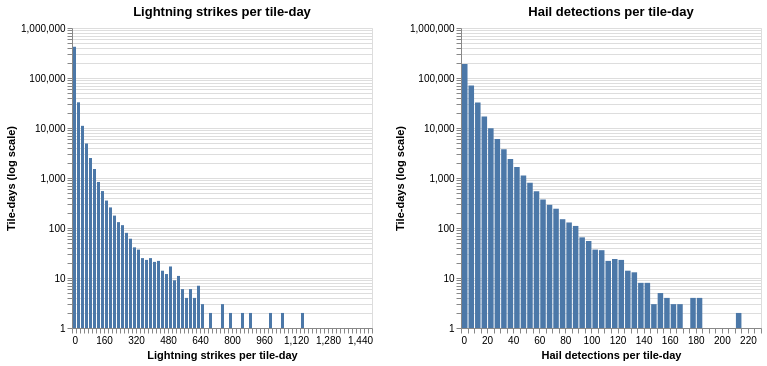

Notebook code for this chart:
### Code cell
def tile_hist(df, title):
    return alt.Chart(df[['count']]).mark_bar().encode(
        x=alt.X('count:Q', bin=alt.Bin(maxbins=100), title=title),
        y=alt.Y('count():Q', scale=alt.Scale(type='log'), title='Tile-days (log scale)'),
    ).properties(title=title, width=300)

tile_hist(lightning, 'Lightning strikes per tile-day') | tile_hist(hail, 'Hail detections per tile-day')

### Figure 1 — Vega specification as saved in the notebook (floating-point values rounded to 4 significant figures)
{"$schema": "https://vega.github.io/schema/vega/v5.json", "data": [{"name": "source_0", "values": [{"__count": 419843, "bin_maxbins_100_count": 0.0, "bin_maxbins_100_count_end": 20.0}, {"__count": 32650, "bin_maxbins_100_count": 20.0, "bin_maxbins_100_count_end": 40.0}, {"__count": 11047, "bin_maxbins_100_count": 40.0, "bin_maxbins_100_count_end": 60.0}, {"__count": 4902, "bin_maxbins_100_count": 60.0, "bin_maxbins_100_count_end": 80.0}, {"__count": 2512, "bin_maxbins_100_count": 80.0, "bin_maxbins_100_count_end": 100.0}, {"__count": 1512, "bin_maxbins_100_count": 100.0, "bin_maxbins_100_count_end": 120.0}, {"__count": 548, "bin_maxbins_100_count": 140.0, "bin_maxbins_100_count_end": 160.0}, {"__count": 834, "bin_maxbins_100_count": 120.0, "bin_maxbins_100_count_end": 140.0}, {"__count": 354, "bin_maxbins_100_count": 160.0, "bin_maxbins_100_count_end": 180.0}, {"__count": 131, "bin_maxbins_100_count": 220.0, "bin_maxbins_100_count_end": 240.0}, {"__count": 177, "bin_maxbins_100_count": 200.0, "bin_maxbins_100_count_end": 220.0}, {"__count": 258, "bin_maxbins_100_count": 180.0, "bin_maxbins_100_count_end": 200.0}, {"__count": 37, "bin_maxbins_100_count": 320.0, "bin_maxbins_100_count_end": 340.0}, {"__count": 80, "bin_maxbins_100_count": 260.0, "bin_maxbins_100_count_end": 280.0}, {"__count": 114, "bin_maxbins_100_count": 240.0, "bin_maxbins_100_count_end": 260.0}, {"__count": 61, "bin_maxbins_100_count": 280.0, "bin_maxbins_100_count_end": 300.0}, {"__count": 25, "bin_maxbins_100_count": 340.0, "bin_maxbins_100_count_end": 360.0}, {"__count": 41, "bin_maxbins_100_count": 300.0, "bin_maxbins_100_count_end": 320.0}, {"__count": 25, "bin_maxbins_100_count": 380.0, "bin_maxbins_100_count_end": 400.0}, {"__count": 23, "bin_maxbins_100_count": 360.0, "bin_maxbins_100_count_end": 380.0}, {"__count": 9, "bin_maxbins_100_count": 500.0, "bin_maxbins_100_count_end": 520.0}, {"__count": 14, "bin_maxbins_100_count": 440.0, "bin_maxbins_100_count_end": 460.0}, {"__count": 22, "bin_maxbins_100_count": 420.0, "bin_maxbins_100_count_end": 440.0}, {"__count": 12, "bin_maxbins_100_count": 460.0, "bin_maxbins_100_count_end": 480.0}, {"__count": 21, "bin_maxbins_100_count": 400.0, "bin_maxbins_100_count_end": 420.0}, {"__count": 2, "bin_maxbins_100_count": 780.0, "bin_maxbins_100_count_end": 800.0}, {"__count": 17, "bin_maxbins_100_count": 480.0, "bin_maxbins_100_count_end": 500.0}, {"__count": 7, "bin_maxbins_100_count": 620.0, "bin_maxbins_100_count_end": 640.0}, {"__count": 2, "bin_maxbins_100_count": 840.0, "bin_maxbins_100_count_end": 860.0}, {"__count": 6, "bin_maxbins_100_count": 540.0, "bin_maxbins_100_count_end": 560.0}, {"__count": 11, "bin_maxbins_100_count": 520.0, "bin_maxbins_100_count_end": 540.0}, {"__count": 1, "bin_maxbins_100_count": 760.0, "bin_maxbins_100_count_end": 780.0}, {"__count": 4, "bin_maxbins_100_count": 560.0, "bin_maxbins_100_count_end": 580.0}, {"__count": 1, "bin_maxbins_100_count": 1160.0, "bin_maxbins_100_count_end": 1180.0}, {"__count": 1, "bin_maxbins_100_count": 1220.0, "bin_maxbins_100_count_end": 1240.0}, {"__count": 2, "bin_maxbins_100_count": 1040.0, "bin_maxbins_100_count_end": 1060.0}, {"__count": 1, "bin_maxbins_100_count": 1200.0, "bin_maxbins_100_count_end": 1220.0}, {"__count": 2, "bin_maxbins_100_count": 880.0, "bin_maxbins_100_count_end": 900.0}, {"__count": 1, "bin_maxbins_100_count": 960.0, "bin_maxbins_100_count_end": 980.0}, {"__count": 1, "bin_maxbins_100_count": 1480.0, "bin_maxbins_100_count_end": 1500.0}, {"__count": 1, "bin_maxbins_100_count": 1120.0, "bin_maxbins_100_count_end": 1140.0}, {"__count": 1, "bin_maxbins_100_count": 1420.0, "bin_maxbins_100_count_end": 1440.0}, {"__count": 2, "bin_maxbins_100_count": 980.0, "bin_maxbins_100_count_end": 1000.0}, {"__count": 1, "bin_maxbins_100_count": 1060.0, "bin_maxbins_100_count_end": 1080.0}, {"__count": 6, "bin_maxbins_100_count": 580.0, "bin_maxbins_100_count_end": 600.0}, {"__count": 1, "bin_maxbins_100_count": 1020.0, "bin_maxbins_100_count_end": 1040.0}, {"__count": 4, "bin_maxbins_100_count": 600.0, "bin_maxbins_100_count_end": 620.0}, {"__count": 1, "bin_maxbins_100_count": 800.0, "bin_maxbins_100_count_end": 820.0}, {"__count": 3, "bin_maxbins_100_count": 640.0, "bin_maxbins_100_count_end": 660.0}, {"__count": 3, "bin_maxbins_100_count": 740.0, "bin_maxbins_100_count_end": 760.0}, {"__count": 1, "bin_maxbins_100_count": 700.0, "bin_maxbins_100_count_end": 720.0}, {"__count": 1, "bin_maxbins_100_count": 720.0, "bin_maxbins_100_count_end": 740.0}, {"__count": 2, "bin_maxbins_100_count": 1140.0, "bin_maxbins_100_count_end": 1160.0}, {"__count": 2, "bin_maxbins_100_count": 680.0, "bin_maxbins_100_count_end": 700.0}, {"__count": 1, "bin_maxbins_100_count": 1100.0, "bin_maxbins_100_count_end": 1120.0}, {"__count": 1, "bin_maxbins_100_count": 660.0, "bin_maxbins_100_count_end": 680.0}, {"__count": 1, "bin_maxbins_100_count": 920.0, "bin_maxbins_100_count_end": 940.0}]}, {"name": "source_1", "values": [{"__count": 190164, "bin_maxbins_100_count": 0.0, "bin_maxbins_100_count_end": 5.0}, {"__count": 1125, "bin_maxbins_100_count": 45.0, "bin_maxbins_100_count_end": 50.0}, {"__count": 6013, "bin_maxbins_100_count": 25.0, "bin_maxbins_100_count_end": 30.0}, {"__count": 16942, "bin_maxbins_100_count": 15.0, "bin_maxbins_100_count_end": 20.0}, {"__count": 70916, "bin_maxbins_100_count": 5.0, "bin_maxbins_100_count_end": 10.0}, {"__count": 32339, "bin_maxbins_100_count": 10.0, "bin_maxbins_100_count_end": 15.0}, {"__count": 9926, "bin_maxbins_100_count": 20.0, "bin_maxbins_100_count_end": 25.0}, {"__count": 2400, "bin_maxbins_100_count": 35.0, "bin_maxbins_100_count_end": 40.0}, {"__count": 371, "bin_maxbins_100_count": 60.0, "bin_maxbins_100_count_end": 65.0}, {"__count": 1664, "bin_maxbins_100_count": 40.0, "bin_maxbins_100_count_end": 45.0}, {"__count": 3771, "bin_maxbins_100_count": 30.0, "bin_maxbins_100_count_end": 35.0}, {"__count": 22, "bin_maxbins_100_count": 110.0, "bin_maxbins_100_count_end": 115.0}, {"__count": 291, "bin_maxbins_100_count": 65.0, "bin_maxbins_100_count_end": 70.0}, {"__count": 55, "bin_maxbins_100_count": 95.0, "bin_maxbins_100_count_end": 100.0}, {"__count": 804, "bin_maxbins_100_count": 50.0, "bin_maxbins_100_count_end": 55.0}, {"__count": 243, "bin_maxbins_100_count": 70.0, "bin_maxbins_100_count_end": 75.0}, {"__count": 545, "bin_maxbins_100_count": 55.0, "bin_maxbins_100_count_end": 60.0}, {"__count": 65, "bin_maxbins_100_count": 90.0, "bin_maxbins_100_count_end": 95.0}, {"__count": 129, "bin_maxbins_100_count": 80.0, "bin_maxbins_100_count_end": 85.0}, {"__count": 110, "bin_maxbins_100_count": 85.0, "bin_maxbins_100_count_end": 90.0}, {"__count": 150, "bin_maxbins_100_count": 75.0, "bin_maxbins_100_count_end": 80.0}, {"__count": 4, "bin_maxbins_100_count": 155.0, "bin_maxbins_100_count_end": 160.0}, {"__count": 8, "bin_maxbins_100_count": 135.0, "bin_maxbins_100_count_end": 140.0}, {"__count": 24, "bin_maxbins_100_count": 115.0, "bin_maxbins_100_count_end": 120.0}, {"__count": 37, "bin_maxbins_100_count": 100.0, "bin_maxbins_100_count_end": 105.0}, {"__count": 5, "bin_maxbins_100_count": 150.0, "bin_maxbins_100_count_end": 155.0}, {"__count": 13, "bin_maxbins_100_count": 130.0, "bin_maxbins_100_count_end": 135.0}, {"__count": 36, "bin_maxbins_100_count": 105.0, "bin_maxbins_100_count_end": 110.0}, {"__count": 14, "bin_maxbins_100_count": 125.0, "bin_maxbins_100_count_end": 130.0}, {"__count": 23, "bin_maxbins_100_count": 120.0, "bin_maxbins_100_count_end": 125.0}, {"__count": 8, "bin_maxbins_100_count": 140.0, "bin_maxbins_100_count_end": 145.0}, {"__count": 3, "bin_maxbins_100_count": 145.0, "bin_maxbins_100_count_end": 150.0}, {"__count": 3, "bin_maxbins_100_count": 160.0, "bin_maxbins_100_count_end": 165.0}, {"__count": 1, "bin_maxbins_100_count": 185.0, "bin_maxbins_100_count_end": 190.0}, {"__count": 1, "bin_maxbins_100_count": 205.0, "bin_maxbins_100_count_end": 210.0}, {"__count": 4, "bin_maxbins_100_count": 180.0, "bin_maxbins_100_count_end": 185.0}, {"__count": 3, "bin_maxbins_100_count": 165.0, "bin_maxbins_100_count_end": 170.0}, {"__count": 1, "bin_maxbins_100_count": 200.0, "bin_maxbins_100_count_end": 205.0}, {"__count": 4, "bin_maxbins_100_count": 175.0, "bin_maxbins_100_count_end": 180.0}, {"__count": 1, "bin_maxbins_100_count": 170.0, "bin_maxbins_100_count_end": 175.0}, {"__count": 2, "bin_maxbins_100_count": 210.0, "bin_maxbins_100_count_end": 215.0}, {"__count": 1, "bin_maxbins_100_count": 225.0, "bin_maxbins_100_count_end": 230.0}]}], "signals": [{"name": "concat_0_bin_maxbins_100_count_bins", "value": {"fields": ["count"], "fname": "bin_count", "start": 0.0, "step": 20.0, "stop": 1500.0}}, {"name": "concat_1_bin_maxbins_100_count_bins", "value": {"fields": ["count"], "fname": "bin_count", "start": 0.0, "step": 5.0, "stop": 230.0}}, {"name": "childWidth", "value": 300}], "marks": [{"type": "group", "name": "concat_0_group", "encode": {"update": {"width": {"signal": "childWidth"}, "height": {"signal": "height"}}}, "marks": [{"type": "rect", "name": "concat_0_marks", "from": {"data": "source_0"}, "encode": {"update": {"x2": {"field": "bin_maxbins_100_count", "scale": "concat_0_x", "offset": {"signal": "0.5 + (abs(scale(\"concat_0_x\", datum[\"bin_maxbins_100_count_end\"]) - scale(\"concat_0_x\", datum[\"bin_maxbins_100_count\"])) < 0.25 ? -0.5 * (0.25 - (abs(scale(\"concat_0_x\", datum[\"bin_maxbins_100_count_end\"]) - scale(\"concat_0_x\", datum[\"bin_maxbins_100_count\"])))) : 0.5)"}}, "x": {"field": "bin_maxbins_100_count_end", "scale": "concat_0_x", "offset": {"signal": "0.5 + (abs(scale(\"concat_0_x\", datum[\"bin_maxbins_100_count_end\"]) - scale(\"concat_0_x\", datum[\"bin_maxbins_100_count\"])) < 0.25 ? 0.5 * (0.25 - (abs(scale(\"concat_0_x\", datum[\"bin_maxbins_100_count_end\"]) - scale(\"concat_0_x\", datum[\"bin_maxbins_100_count\"])))) : -0.5)"}}, "y": {"field": "__count", "scale": "concat_0_y"}, "y2": {"signal": "scale('concat_0_y', domain('concat_0_y')[0])"}, "fill": {"value": "#4c78a8"}}}, "style": ["bar"]}], "axes": [{"scale": "concat_0_y", "labels": false, "orient": "left", "minExtent": 0, "zindex": 0, "maxExtent": 0, "domain": false, "grid": true, "gridScale": "concat_0_x", "ticks": false, "aria": false}, {"scale": "concat_0_x", "tickCount": {"signal": "ceil(childWidth/10)"}, "zindex": 0, "title": "Lightning strikes per tile-day", "grid": false, "orient": "bottom", "labelFlush": true, "labelOverlap": true}, {"scale": "concat_0_y", "orient": "left", "labelOverlap": "greedy", "zindex": 0, "grid": false, "title": "Tile-days (log scale)"}], "title": {"text": "Lightning strikes per tile-day", "frame": "group"}, "style": "cell"}, {"type": "group", "name": "concat_1_group", "encode": {"update": {"height": {"signal": "height"}, "width": {"signal": "childWidth"}}}, "marks": [{"type": "rect", "name": "concat_1_marks", "from": {"data": "source_1"}, "encode": {"update": {"y": {"field": "__count", "scale": "concat_1_y"}, "y2": {"signal": "scale('concat_1_y', domain('concat_1_y')[0])"}, "x2": {"field": "bin_maxbins_100_count", "scale": "concat_1_x", "offset": {"signal": "0.5 + (abs(scale(\"concat_1_x\", datum[\"bin_maxbins_100_count_end\"]) - scale(\"concat_1_x\", datum[\"bin_maxbins_100_count\"])) < 0.25 ? -0.5 * (0.25 - (abs(scale(\"concat_1_x\", datum[\"bin_maxbins_100_count_end\"]) - scale(\"concat_1_x\", datum[\"bin_maxbins_100_count\"])))) : 0.5)"}}, "fill": {"value": "#4c78a8"}, "x": {"field": "bin_maxbins_100_count_end", "scale": "concat_1_x", "offset": {"signal": "0.5 + (abs(scale(\"concat_1_x\", datum[\"bin_maxbins_100_count_end\"]) - scale(\"concat_1_x\", datum[\"bin_maxbins_100_count\"])) < 0.25 ? 0.5 * (0.25 - (abs(scale(\"concat_1_x\", datum[\"bin_maxbins_100_count_end\"]) - scale(\"concat_1_x\", datum[\"bin_maxbins_100_count\"])))) : -0.5)"}}}}, "style": ["bar"]}], "axes": [{"scale": "concat_1_y", "zindex": 0, "grid": true, "domain": false, "aria": false, "gridScale": "concat_1_x", "orient": "left", "labels": false, "maxExtent": 0, "minExtent": 0, "ticks": false}, {"scale": "concat_1_x", "zindex": 0, "orient": "bottom", "grid": false, "labelOverlap": true, "title": "Hail detections per tile-day", "labelFlush": true, "tickCount": {"signal": "ceil(childWidth/10)"}}, {"scale": "concat_1_y", "orient": "left", "title": "Tile-days (log scale)", "grid": false, "labelOverlap": "greedy", "zindex": 0}], "title": {"text": "Hail detections per tile-day", "frame": "group"}, "style": "cell"}], "scales": [{"name": "concat_0_x", "type": "linear", "domain": {"signal": "[concat_0_bin_maxbins_100_count_bins.start, concat_0_bin_maxbins_100_count_bins.stop]"}, "range": [0, {"signal": "childWidth"}], "bins": {"signal": "concat_0_bin_maxbins_100_count_bins"}, "zero": false}, {"name": "concat_0_y", "type": "log", "domain": {"data": "source_0", "field": "__count"}, "range": [{"signal": "height"}, 0], "nice": true}, {"name": "concat_1_x", "type": "linear", "domain": {"signal": "[concat_1_bin_maxbins_100_count_bins.start, concat_1_bin_maxbins_100_count_bins.stop]"}, "range": [0, {"signal": "childWidth"}], "bins": {"signal": "concat_1_bin_maxbins_100_count_bins"}, "zero": false}, {"name": "concat_1_y", "type": "log", "domain": {"data": "source_1", "field": "__count"}, "range": [{"signal": "height"}, 0], "nice": true}], "height": 300, "layout": {"padding": 20, "bounds": "full", "align": "each"}, "background": "white", "padding": 5}
